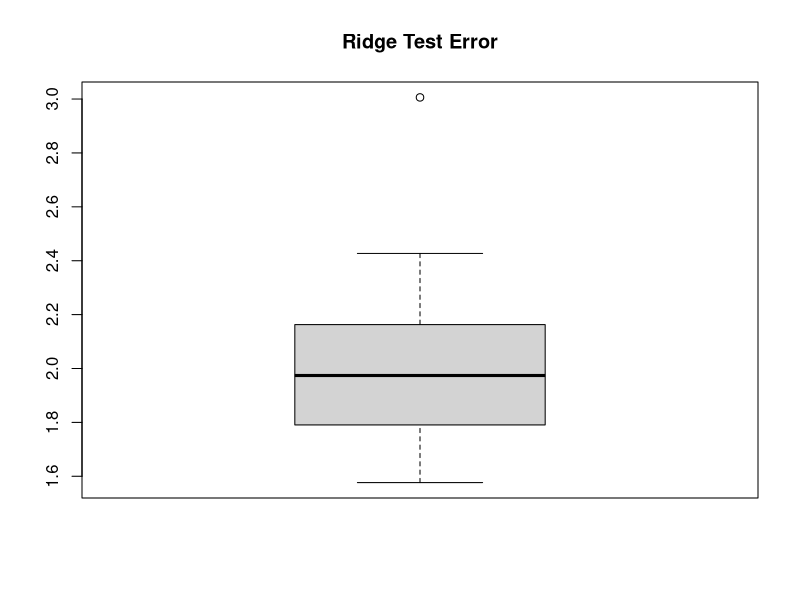
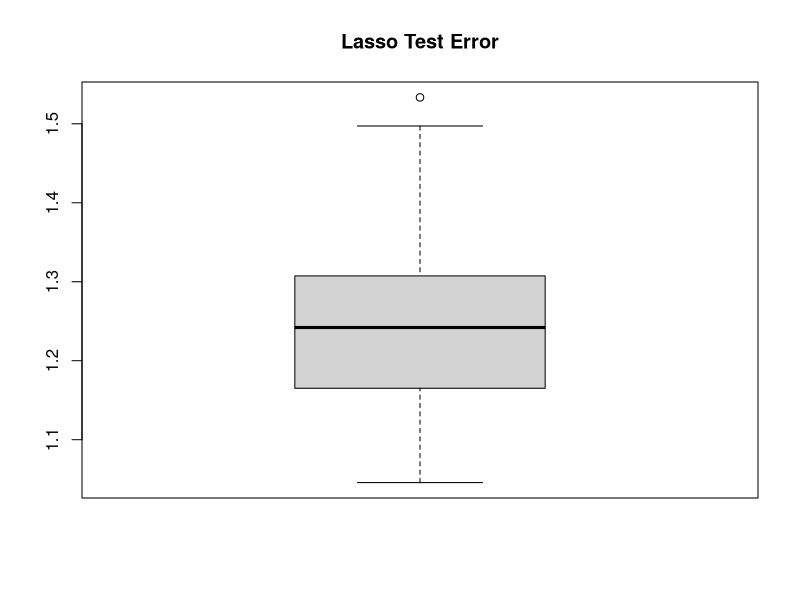
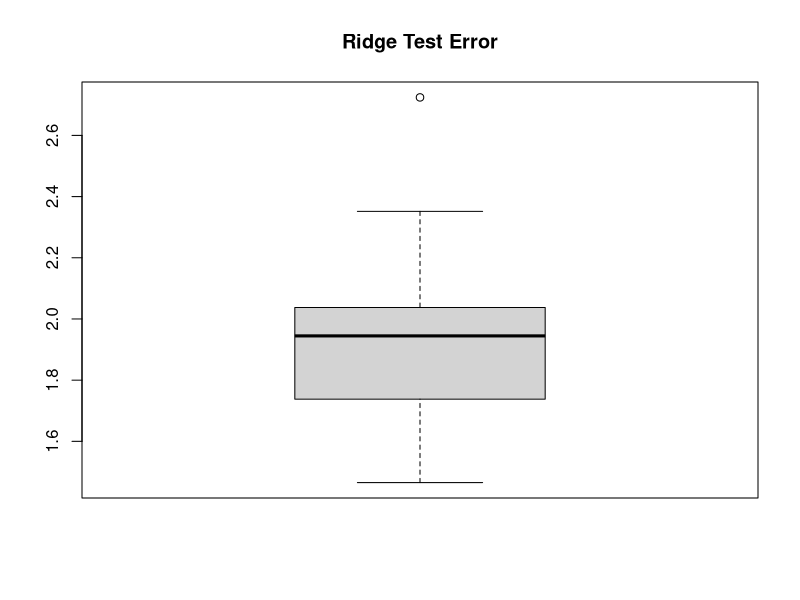
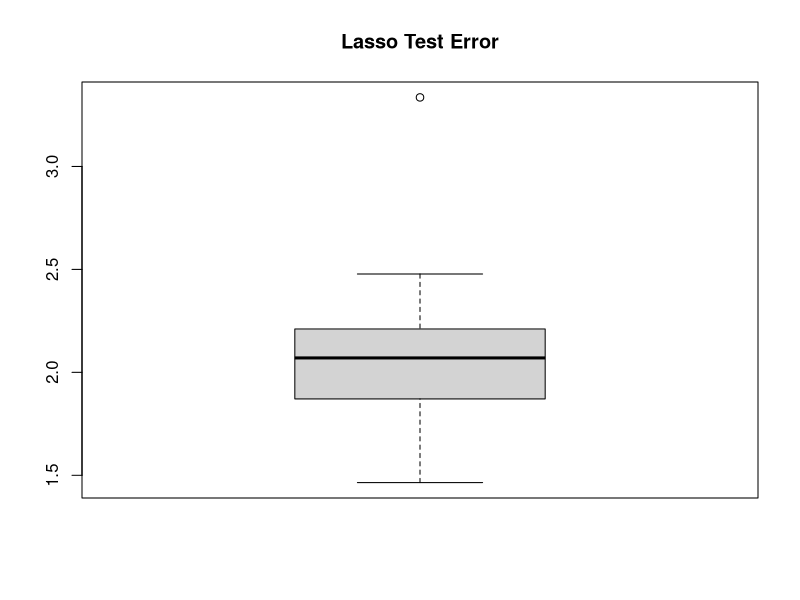

The R source for these figures, in order:
# Apply lasso and ridge regression in different linear models. Compare their performance.

# Generate predictors, errors, X_train and X_test
p = 50
N = 100
set.seed(1)
X_train = array(rnorm(p*N),c(N,p))
eps_train = rnorm(N)
Ntest = 10^3
X_test = array(rnorm(p*Ntest),c(Ntest,p))
eps_test = rnorm(Ntest)
grid = 10^seq(10,-2,length = 100)

library(glmnet)


# Generate the first Y_train and Y_test with Beta = 2
Y_train = 2 * rowSums(X_train[,c(1,2,3,4,5)]) + eps_train
Y_test = 2 * rowSums(X_test[,c(1,2,3,4,5)]) + eps_test

# Run ridge regression over X_train and Y_train
cv.ridge.mod = cv.glmnet(X_train,Y_train,alpha=0,lambda=grid)

# Figure out the best lambda and find out the test error
ridge.bestlam = cv.ridge.mod$lambda.min
ridge.pred = predict(cv.ridge.mod,s=ridge.bestlam,newx=X_test)
mean((ridge.pred - Y_test)^2)
# Test error for ridge regression is 2.312

# Run lasso regression over X_train and Y_train
cv.lasso.mod = cv.glmnet(X_train,Y_train,alpha=1,lambda=grid)

# Then we need to figure out the best lambda and find out the test error
lasso.bestlam = cv.lasso.mod$lambda.min
lasso.pred = predict(cv.lasso.mod,s=lasso.bestlam,newx=X_test)
mean((lasso.pred - Y_test)^2)
# Test error for lasso regression is 1.059


# Generate the second Y_train and Y_test with Beta = 0.5
Y_train_2 = 0.5 * rowSums(X_train) + eps_train
Y_test_2 = 0.5 * rowSums(X_test) + eps_test

# Run ridge regression over X_train2 and Y_train2
cv.ridge.mod_2 = cv.glmnet(X_train,Y_train_2,alpha=0,lambda=grid)

# Figure out the best lambda and find out the test error
ridge.bestlam_2 = cv.ridge.mod_2$lambda.min
ridge.pred_2 = predict(cv.ridge.mod_2,s=ridge.bestlam_2,newx=X_test)
mean((ridge.pred_2 - Y_test_2)^2)
# Test error for ridge regression is 2.327

# Run lasso regression over X_train2 and Y_train2
cv.lasso.mod_2 = cv.glmnet(X_train,Y_train_2,alpha=1,lambda=grid)

# Figure out the best lambda and find out the test error
lasso.bestlam_2 = cv.lasso.mod_2$lambda.min
lasso.pred_2 = predict(cv.lasso.mod_2,s=lasso.bestlam_2,newx=X_test)
mean((lasso.pred_2 - Y_test_2)^2)
# Test error for lasso regression is 2.319


# Create array to hold all the test errors
ridge_test_error = array(NA, c(50))
lasso_test_error = array(NA, c(50))

# Start a for loop for 50 seeds and train the data by using ridge regression over 50 seeds
# Beta is 2 in this case
for (i in 1:50) {
  p = 50
  N = 100
  set.seed(i)
  X_train = array(rnorm(p*N),c(N,p))
  eps_train = rnorm(N)
  Ntest = 10^3
  X_test = array(rnorm(p*Ntest),c(Ntest,p))
  eps_test = rnorm(Ntest)
  grid = 10^seq(10,-2,length = 100)
  
  # We need to first generate Y_train and Y_test
  Y_train = 2 * rowSums(X_train[,c(1,2,3,4,5)]) + eps_train
  Y_test = 2 * rowSums(X_test[,c(1,2,3,4,5)]) + eps_test
  
  #Then we can try to run ridge regression
  cv.ridge.mod = cv.glmnet(X_train,Y_train,alpha=0,lambda=grid)
  
  # Then we need to figure out the best lambda and find out the test error
  ridge.bestlam = cv.ridge.mod$lambda.min
  ridge.pred = predict(cv.ridge.mod,s=ridge.bestlam,newx=X_test)
  
  # Store the ridge test error into the arrary
  ridge_test_error[i] = mean((ridge.pred - Y_test)^2)
  
  # Next, we can run lasso
  cv.lasso.mod = cv.glmnet(X_train,Y_train,alpha=1,lambda=grid)
  
  # Then we need to figure out the best lambda and find out the test error
  lasso.bestlam = cv.lasso.mod$lambda.min
  lasso.pred = predict(cv.lasso.mod,s=lasso.bestlam,newx=X_test)
  
  # Store the lasso test error into the arrary
  lasso_test_error[i] = mean((lasso.pred - Y_test)^2)
}

# We finally generate the boxplots
boxplot(ridge_test_error, main = 'Ridge Test Error')
boxplot(lasso_test_error, main = 'Lasso Test Error')
# From the boxplots, we can clearly see the test error of using lasso regression is lower than test error of using ridge regression.



# Create array to hold all the test errors
ridge_test_error = array(NA, c(50))
lasso_test_error = array(NA, c(50))

# Start a for loop for 50 seeds and train the data by using ridge regression over 50 seeds
# Beta is 0.5 in this case
for (i in 1:50) {
  p = 50
  N = 100
  set.seed(i)
  X_train = array(rnorm(p*N),c(N,p))
  eps_train = rnorm(N)
  Ntest = 10^3
  X_test = array(rnorm(p*Ntest),c(Ntest,p))
  eps_test = rnorm(Ntest)
  grid = 10^seq(10,-2,length = 100)
  
  # We need to first generate Y_train and Y_test
  Y_train = 0.5 * rowSums(X_train) + eps_train
  Y_test = 0.5 * rowSums(X_test) + eps_test
  
  #Then we can try to run ridge regression
  cv.ridge.mod = cv.glmnet(X_train,Y_train,alpha=0,lambda=grid)
  
  # Then we need to figure out the best lambda and find out the test error
  ridge.bestlam = cv.ridge.mod$lambda.min
  ridge.pred = predict(cv.ridge.mod,s=ridge.bestlam,newx=X_test)
  
  # Store the ridge test error into the arrary
  ridge_test_error[i] = mean((ridge.pred - Y_test)^2)
  
  # Next, we can run lasso
  cv.lasso.mod = cv.glmnet(X_train,Y_train,alpha=1,lambda=grid)
  
  # Then we need to figure out the best lambda and find out the test error
  lasso.bestlam = cv.lasso.mod$lambda.min
  lasso.pred = predict(cv.lasso.mod,s=lasso.bestlam,newx=X_test)
  
  # Store the lasso test error into the arrary
  lasso_test_error[i] = mean((lasso.pred - Y_test)^2)
}

# We finally generate the boxplots
boxplot(ridge_test_error, main = 'Ridge Test Error')
boxplot(lasso_test_error, main = 'Lasso Test Error')
# From the boxplots, we can clearly see the test error of using ridge regression is lower than test error of using lasso regression.